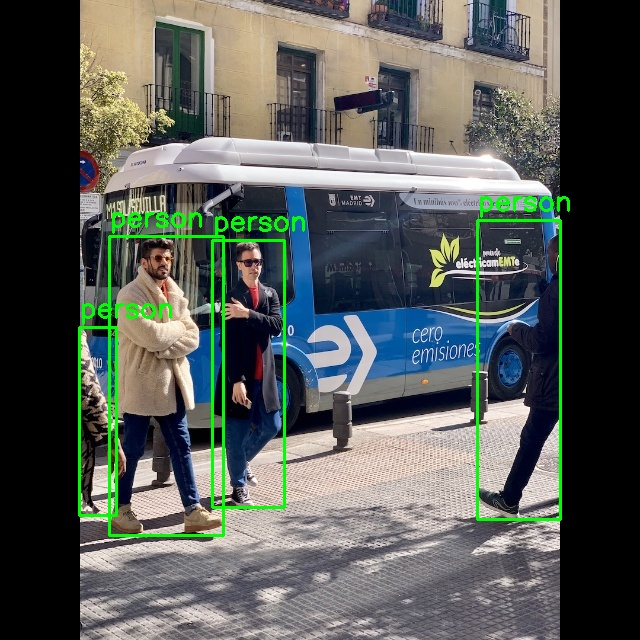
#> input picture book/tex/images/bricks/br07_people_2.jpg, 640 x 640 px
$ python -i 18_color_tracking_yaw.py   (imports and definitions only)
#> lines starting #> are read from the running program, lines starting #| are printed output that depends on the picture; after the words box and inside, x2 and y2 are one past the last pixel; in counts of white or black regions, pixels touching at a corner belong together
#> further down, picture is the input picture: shape (640, 640, 3); mean B, G, R 86.3, 91.1, 85.9
from pioneer_sdk2 import Pioneer, Camera, ImageViewer
import cv2
import numpy as np
import time

# Диапазон цвета в HSV (здесь — насыщенный красный; у красного два диапазона оттенка: 0..10 и 170..180)
RED_RANGES = [((0, 120, 80), (10, 255, 255)), ((170, 120, 80), (180, 255, 255))]
MIN_AREA = 800          # меньшие пятна считаем шумом, пикс²
YAW_KP = 0.004          # коэффициент П-регулятора: рад/с на пиксель ошибки
MAX_YAW_RATE = 0.6      # ограничение скорости поворота, рад/с
DEAD_ZONE = 20          # пикселей: внутри этой зоны цель считаем «по центру»


def find_color_blob(frame):
    """Возвращает (cx, cy, area) самого крупного пятна заданного цвета или None."""
    hsv = cv2.cvtColor(frame, cv2.COLOR_BGR2HSV)
#> hsv: shape (640, 640, 3); mean H, S, V 58.9, 61.9, 101.9
    mask = np.zeros(hsv.shape[:2], dtype=np.uint8)
    for low, high in RED_RANGES:
        mask |= cv2.inRange(hsv, np.array(low), np.array(high))
#> this loop made 2 passes
#> pass 1, in find_color_blob, `mask |= cv2.inRange(hsv, np.array(low), np.array(high))`:
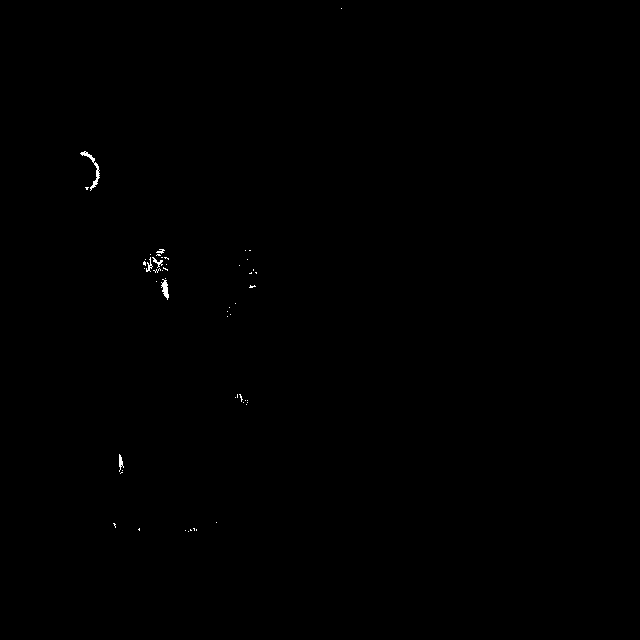
#> mask: shape (640, 640); 0.13% white in thin lines or dots, all inside (x1, y1, x2, y2) = (80, 8, 342, 532)
#> pass 2, in find_color_blob, `mask |= cv2.inRange(hsv, np.array(low), np.array(high))`:
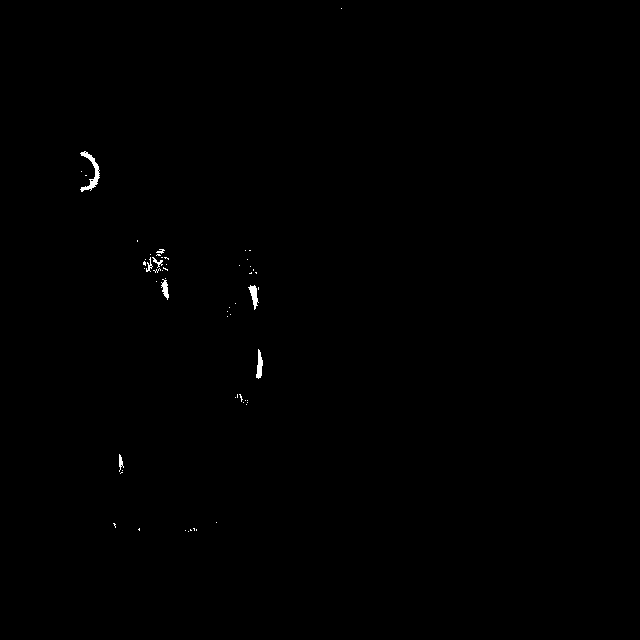
#> mask: shape (640, 640); 0.21% white; 57 white regions (49 under 20 px), largest, box (x1, y1, x2, y2) and area: (80, 151, 100, 192) 252, (248, 285, 259, 310) 127, (256, 349, 263, 379) 126
    mask = cv2.morphologyEx(mask, cv2.MORPH_OPEN, np.ones((5, 5), np.uint8))   # убираем «соль»
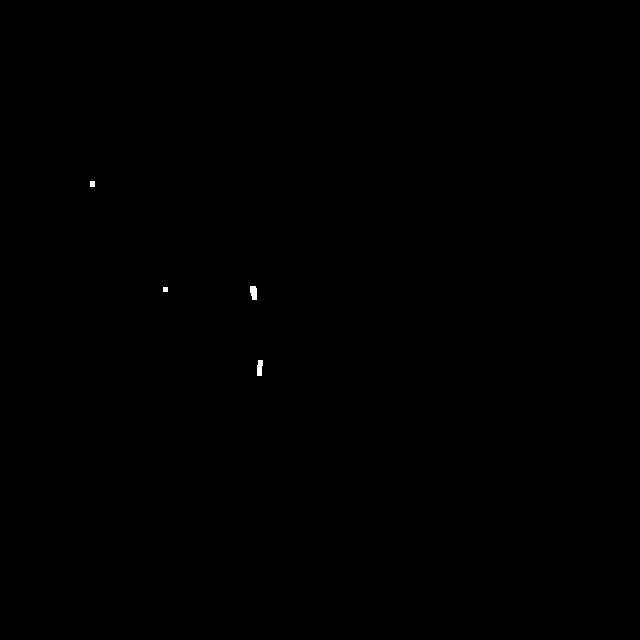
#> mask: shape (640, 640); 0.05% white; 4 white regions
    contours, _ = cv2.findContours(mask, cv2.RETR_EXTERNAL, cv2.CHAIN_APPROX_SIMPLE)
#> contours = 4 contours, 1 with area under 20; largest, box (x1, y1, x2, y2) and area: (250, 286, 257, 300) 66, (257, 360, 263, 376) 61, (90, 181, 95, 187) 20
    if not contours:
        return None
    biggest = max(contours, key=cv2.contourArea)
#> biggest = contour of 10 points, box (x1, y1, x2, y2) (250, 286, 257, 300), area 66
    area = cv2.contourArea(biggest)
#> area = 66.5
    if area < MIN_AREA:
        return None
    m = cv2.moments(biggest)
    return int(m["m10"] / m["m00"]), int(m["m01"] / m["m00"]), area


def yaw_command(cx, frame_width):
    """П-регулятор: чем дальше цель от центра, тем быстрее поворот."""
    error = frame_width / 2 - cx               # >0 — цель слева от центра
    if abs(error) < DEAD_ZONE:
        return 0.0
    return float(np.clip(YAW_KP * error, -MAX_YAW_RATE, MAX_YAW_RATE))


# [1 line that did not run here, left out]
# [1 line that did not run here, left out]
# [1 line that did not run here, left out]
# [38 lines not run here, left out]

>>> import cv2
>>> picture = cv2.imread('../../book/tex/images/bricks/br07_people_2.jpg')
>>> result = find_color_blob(picture)
